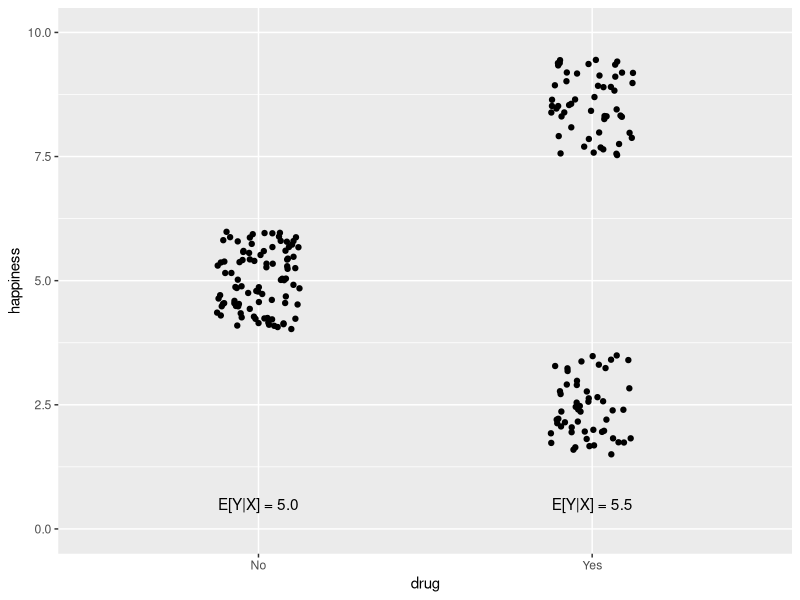
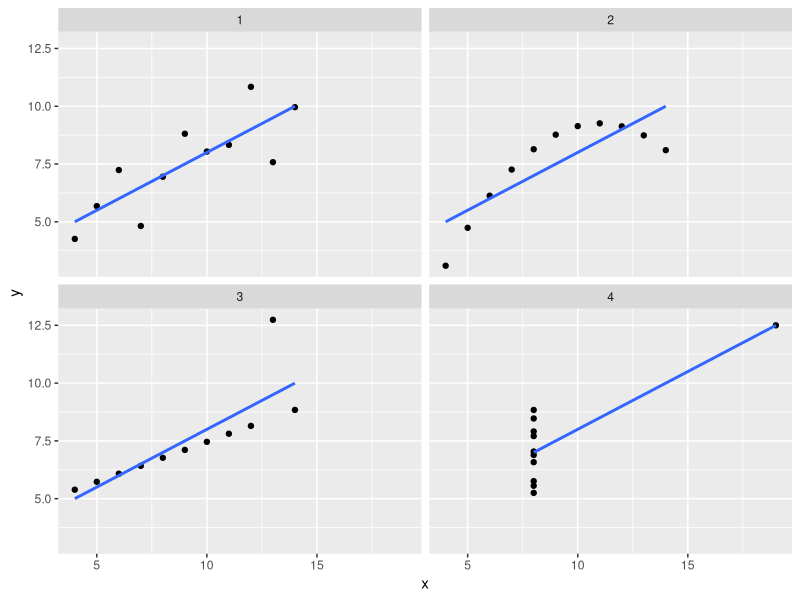
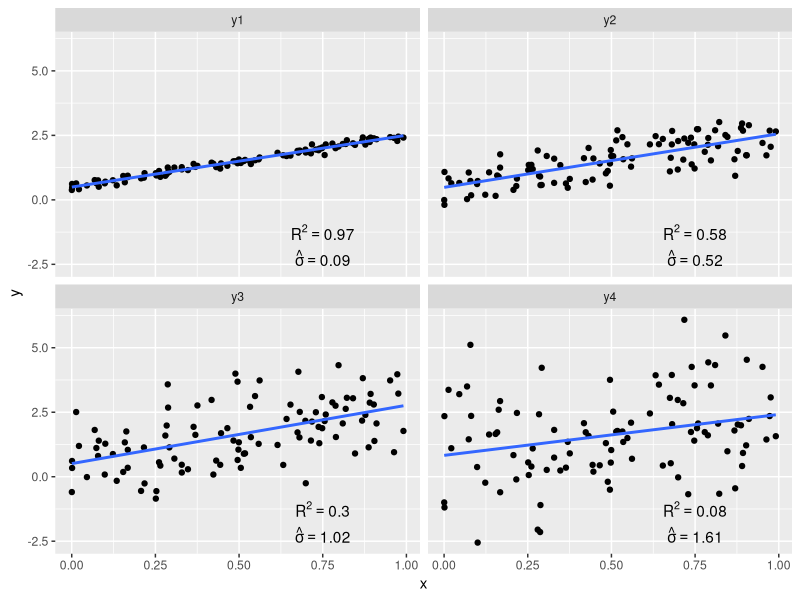
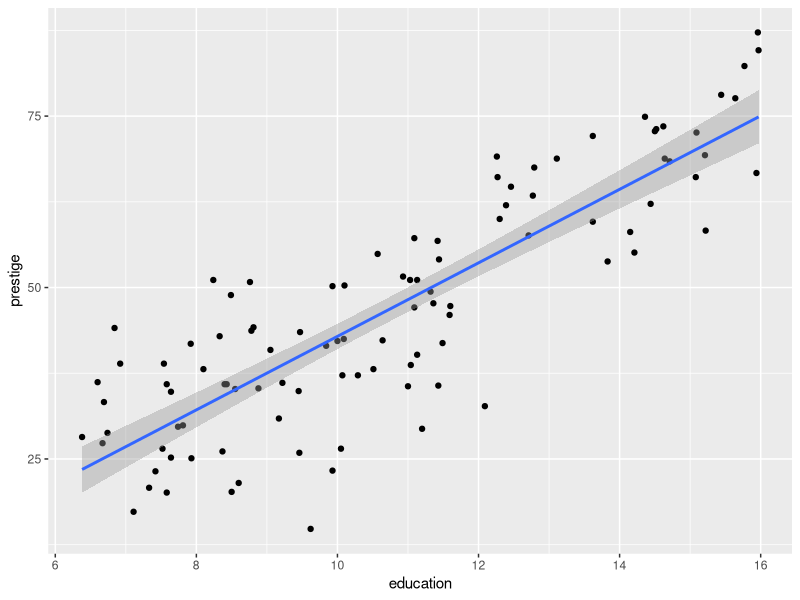
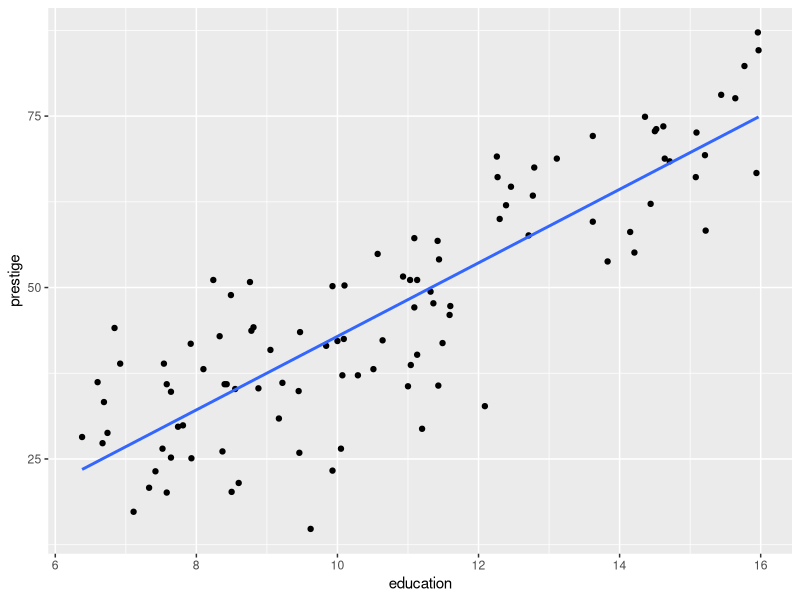

Write the R code that produced these figures, in order.
## ---- chunk 1
    library("tidyverse")
    set.seed(997)
    data_frame(
      drug = rbinom(200, 1, 0.5),
      happiness = if_else(drug == 0,
                          runif(200, 4, 6),
                          ifelse(rbinom(200, 1, 0.5) == 1,
                                 runif(200, 7.5, 9.5),
                                 runif(200, 1.5, 3.5)))
    ) %>%
      mutate(drug = ifelse(drug == 1, "Yes", "No")) %>%
      ggplot(aes(x = drug, y = happiness)) +
      geom_jitter(width = 0.125, height = 0) +
      scale_y_continuous(limits = c(0, 10)) +
      annotate(geom = "text",
               x = c("No", "Yes"),
               y = c(0.5, 0.5),
               label = c("E[Y|X] = 5.0", "E[Y|X] = 5.5"))
## ---- chunk 2
anscombe %>%
  as_data_frame() %>%
  add_column(id = seq_len(nrow(.))) %>%
  gather(key = variable, value = value, -id) %>%
  separate(variable, into = c("var", "case"), sep = 1) %>%
  spread(key = var, value = value) %>%
  ggplot(aes(x = x, y = y)) +
  geom_point() +
  geom_smooth(method = "lm", se = FALSE) +
  facet_wrap(~ case)
## ---- chunk 3
library("broom")
set.seed(117)
n_obs <- 100
raw_data <- data_frame(
  x = runif(n_obs),
  ey = 0.5 + 2 * x,
  y1 = ey + rnorm(n_obs, sd = 0.1),
  y2 = ey + rnorm(n_obs, sd = 0.5),
  y3 = ey + rnorm(n_obs, sd = 1),
  y4 = ey + rnorm(n_obs, sd = 1.5)
) %>%
  select(-ey) %>%
  gather(key = case,
         value = y,
         y1:y4)

fit_data <- raw_data %>%
  group_by(case) %>%
  do(glance(lm(y ~ x, data = .))) %>%
  select(case, r.squared, sigma) %>%
  mutate(r.squared = paste("R^2 ==", sprintf("%.2f", r.squared)),
         sigma = paste("hat(sigma) ==", sprintf("%.2f", sigma)),
         x_r = 0.75,
         y_r = -1.25,
         x_s = 0.75,
         y_s = -2.25)

ggplot(raw_data, aes(x = x, y = y)) +
  geom_point() +
  geom_smooth(method = "lm", se = FALSE) +
  geom_text(data = fit_data,
            aes(x = x_r, y = y_r, label = r.squared),
            parse = TRUE) +
  geom_text(data = fit_data,
            aes(x = x_s, y = y_s, label = sigma),
            parse = TRUE) +
  facet_wrap(~ case)
## ---- chunk 4
library("tidyverse")
library("car")
library("broom")
## ---- chunk 5
head(Prestige)
## ---- chunk 6
lm(prestige ~ education, data = Prestige)
## ---- chunk 7
fit_educ <- lm(prestige ~ education, data = Prestige)
## ---- chunk 8
fit_educ
## ---- chunk 9
summary(fit_educ)
## ---- chunk 10
nobs(fit_educ)
## ---- chunk 11
my_data <- data_frame(education = 8:16)
my_data
## ---- chunk 12
predict(fit_educ, newdata = my_data)
## ---- chunk 13
predict(fit_educ,
        newdata = my_data,
        interval = "confidence",
        level = 0.95)
## ---- chunk 14
tidy(fit_educ)
## ---- chunk 15
glance(fit_educ)
## ---- chunk 16
# Lots of output, so only printing first 10 rows
head(augment(fit_educ), 10)
augment(fit_educ,
        newdata = my_data)
## ---- chunk 17
ggplot(Prestige, aes(x = education, y = prestige)) +
  geom_point() +
  geom_smooth(method = "lm")
## ---- chunk 18
ggplot(Prestige, aes(x = education, y = prestige)) +
  geom_point() +
  geom_smooth(method = "lm", se = FALSE)
